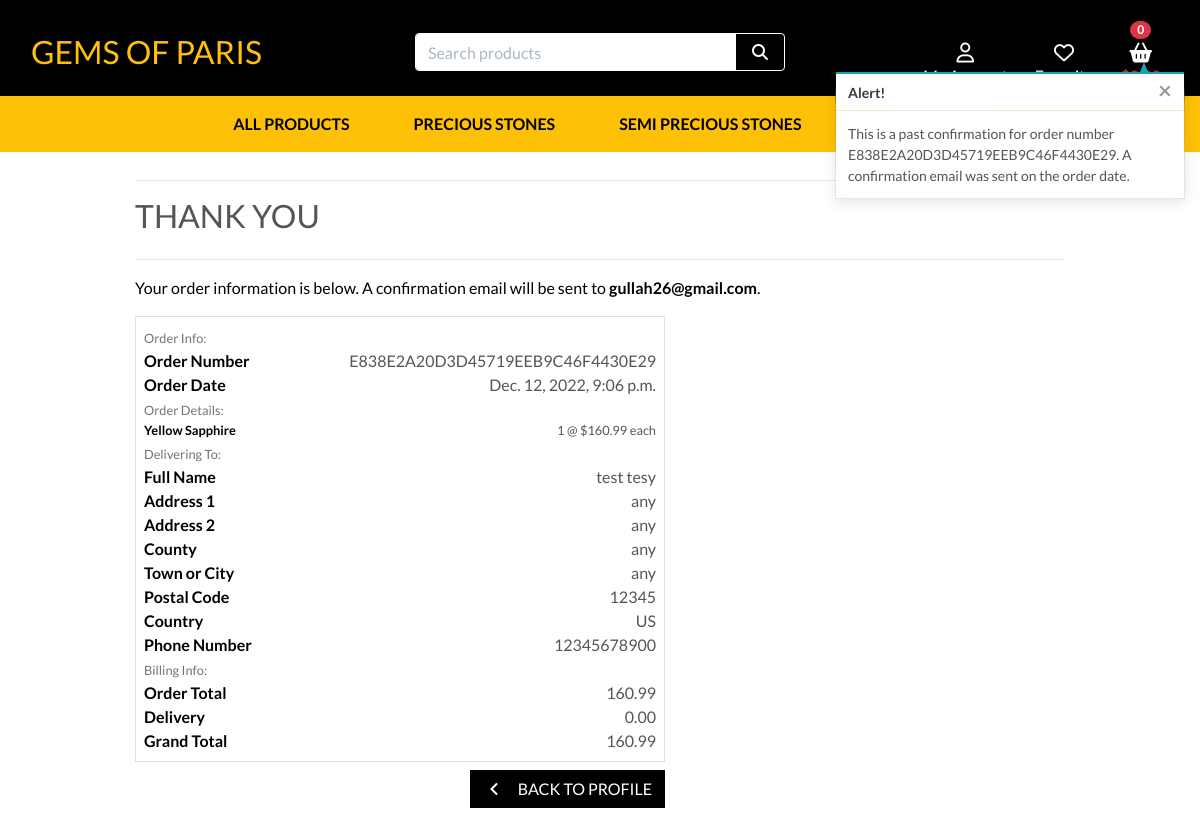
/profile/order_history/E838E2A20D3D45719EEB9C46F4430E29, run on the app's committed database.
### checkout/models.py (models this page shows, shortened)
class Order(models.Model):
    order_number = models.CharField(max_length=32, null=False, editable=False)
    user_profile = models.ForeignKey(UserProfile, on_delete=models.SET_NULL,
                                     null=True, blank=True, related_name='orders')
    full_name = models.CharField(max_length=50, null=False, blank=False)
    email = models.EmailField(max_length=254, null=False, blank=False)
    phone_number = models.CharField(max_length=20, null=False, blank=False)
    country = CountryField(blank_label='Country *', null=False, blank=False)
    postcode = models.CharField(max_length=20, null=True, blank=True)
    town_or_city = models.CharField(max_length=40, null=False, blank=False)
    street_address1 = models.CharField(max_length=80, null=False, blank=False)
    street_address2 = models.CharField(max_length=80, null=True, blank=True)
    county = models.CharField(max_length=80, null=True, blank=True)
    date = models.DateTimeField(auto_now_add=True)
    delivery_cost = models.DecimalField(max_digits=6, decimal_places=2, null=False, default=0)
    order_total = models.DecimalField(max_digits=10, decimal_places=2, null=False, default=0)
    grand_total = models.DecimalField(max_digits=10, decimal_places=2, null=False, default=0)
    original_bag = models.TextField(null=False, blank=False, default='')
    stripe_pid = models.CharField(max_length=254, null=False, blank=False, default='')

class OrderLineItem(models.Model):
    order = models.ForeignKey(Order, null=False, blank=False, on_delete=models.CASCADE, related_name='lineitems')
    product = models.ForeignKey(Product, null=False, blank=False, on_delete=models.CASCADE)
    product_size = models.CharField(max_length=2, null=True, blank=True) # XS, S, M, L, XL
    quantity = models.IntegerField(null=False, blank=False, default=0)
    lineitem_total = models.DecimalField(max_digits=6, decimal_places=2, null=False, blank=False, editable=False)

### products/models.py (models this page shows, shortened)
class Product(models.Model):
    category = models.ForeignKey('Category', null=True, blank=True, on_delete=models.SET_NULL)
    sku = models.CharField(max_length=254, null=True, blank=True)
    name = models.CharField(max_length=254)
    description = models.TextField()
    price = models.DecimalField(max_digits=6, decimal_places=2)
    rating = models.DecimalField(max_digits=6, decimal_places=2, null=True, blank=True)
    image = models.ImageField(null=True, blank=True)

### profiles/views.py (the view)
# urls.py: path('order_history/<order_number>', views.order_history, name='order_history'),
def order_history(request, order_number):
    order = get_object_or_404(Order, order_number=order_number)
    messages.info(request, (
        f'This is a past confirmation for order number {order_number}. '
        'A confirmation email was sent on the order date.'
    ))
    template = 'checkout/checkout_success.html'
    context = {
        'order': order,
        'from_profile': True,
    }
    return render(request, template, context)

### bag/contexts.py (called while the page is built, shortened)
def bag_contents(request):
    bag_items = []
    total = 0
    product_count = 0
    bag = request.session.get('bag', {})
    if total < settings.FREE_DELIVERY_THRESHOLD:
        delivery = total * Decimal(settings.STANDARD_DELIVERY_PERCENTAGE / 100)
        free_delivery_delta = settings.FREE_DELIVERY_THRESHOLD - total
    else:
        delivery = 0
        free_delivery_delta = 0
    grand_total = delivery + total
    context = {
        'bag_items': bag_items,
        'total': total,
        'product_count': product_count,
        'delivery': delivery,
        'free_delivery_delta': free_delivery_delta,
        'free_delivery_threshold': settings.FREE_DELIVERY_THRESHOLD,
        'grand_total': grand_total,
    }
    return context

### checkout/templates/checkout/checkout_success.html (shortened to what this page needs)
{% extends "base.html" %}
{% load static %}
{% block extra_css %}
    <link rel="stylesheet" href="{% static 'checkout/css/checkout.css' %}">
{% endblock %}
{% block page_header %}
    <div class="container header-container">
    </div>
{% endblock %}
{% block content %}
    <div class="overlay"></div>
    <div class="container">
        <div class="row">
            <div class="col">
                <hr>
                <h2 class="logo-font mb-4">Thank You</h2>
                <hr>
                <p class="text-black">Your order information is below. A confirmation email will be sent to <strong>{{ order.email }}</strong>.</p>
            </div>
        </div>
        <div class="row">
            <div class="col-12 col-lg-7">
                <div class="order-confirmation-wrapper p-2 border">
                    <div class="row">
                        <div class="col">
                            <small class="text-muted">Order Info:</small>
                        </div>
                    </div>
                    <div class="row">
                        <div class="col-12 col-md-4">
                            <p class="mb-0 text-black font-weight-bold">Order Number</p>
                        </div>
                        <div class="col-12 col-md-8 text-md-right">
                            <p class="mb-0">{{ order.order_number }}</p>
                        </div>
                    </div>
                    <div class="row">
                        <div class="col-12 col-md-4">
                            <p class="mb-0 text-black font-weight-bold">Order Date</p>
                        </div>
                        <div class="col-12 col-md-8 text-md-right">
                            <p class="mb-0">{{ order.date }}</p>
                        </div>
                    </div>
                    <div class="row">
                        <div class="col">
                            <small class="text-muted">Order Details:</small>
                        </div>
                    </div>
                    {% for item in order.lineitems.all %}
                    <div class="row">
                        <div class="col-12 col-md-4">
                            <p class="small mb-0 text-black font-weight-bold">
                                {{ item.product.name }}{% if item.product_size %} - Size {{ item.product.size|upper }}{% endif %}
                            </p>
                        </div>
                        <div class="col-12 col-md-8 text-md-right">
                            <p class="small mb-0">{{ item.quantity }} @ ${{ item.product.price }} each</p>
                        </div>
                    </div>
                    {% endfor %}
                    <div class="row">
                        <div class="col">
                            <small class="text-muted">Delivering To:</small>
                        </div>
                    </div>
                    <div class="row">
                        <div class="col-12 col-md-4">
                            <p class="mb-0 text-black font-weight-bold">Full Name</p>
                        </div>
                        <div class="col-12 col-md-8 text-md-right">
                            <p class="mb-0">{{ order.full_name }}</p>
                        </div>
                    </div>
                    <div class="row">
                        <div class="col-12 col-md-4">
                            <p class="mb-0 text-black font-weight-bold">Address 1</p>
                        </div>
                        <div class="col-12 col-md-8 text-md-right">
                            <p class="mb-0">{{ order.street_address1 }}</p>
                        </div>
                    </div>
                    {% if order.street_address2 %}
                    <div class="row">
                        <div class="col-12 col-md-4">
                            <p class="mb-0 text-black font-weight-bold">Address 2</p>
                        </div>
                        <div class="col-12 col-md-8 text-md-right">
                            <p class="mb-0">{{ order.street_address1 }}</p>
                        </div>
                    </div>
                    {% endif %}
                    {% if order.county %}
                    <div class="row">
                        <div class="col-12 col-md-4">
                            <p class="mb-0 text-black font-weight-bold">County</p>
                        </div>
                        <div class="col-12 col-md-8 text-md-right">
                            <p class="mb-0">{{ order.county }}</p>
                        </div>
                    </div>
                    {% endif %}
                    <div class="row">
                        <div class="col-12 col-md-4">
                            <p class="mb-0 text-black font-weight-bold">Town or City</p>
                        </div>
                        <div class="col-12 col-md-8 text-md-right">
                            <p class="mb-0">{{ order.town_or_city }}</p>
                        </div>
                    </div>
                    {% if order.postcode %}
                    <div class="row">
                        <div class="col-12 col-md-4">
                            <p class="mb-0 text-black font-weight-bold">Postal Code</p>
                        </div>
                        <div class="col-12 col-md-8 text-md-right">
                            <p class="mb-0">{{ order.postcode }}</p>
                        </div>
                    </div>
                    {% endif %}
                    <div class="row">
                        <div class="col-12 col-md-4">
                            <p class="mb-0 text-black font-weight-bold">Country</p>
                        </div>
                        <div class="col-12 col-md-8 text-md-right">
                            <p class="mb-0">{{ order.country }}</p>
                        </div>
                    </div>
                    <div class="row">
                        <div class="col-12 col-md-4">
                            <p class="mb-0 text-black font-weight-bold">Phone Number</p>
                        </div>
                        <div class="col-12 col-md-8 text-md-right">
                            <p class="mb-0">{{ order.phone_number }}</p>
                        </div>
                    </div>
                    <div class="row">
                        <div class="col">
                            <small class="text-muted">Billing Info:</small>
                        </div>
                    </div>
                    <div class="row">
                        <div class="col-12 col-md-4">
                            <p class="mb-0 text-black font-weight-bold">Order Total</p>
                        </div>
                        <div class="col-12 col-md-8 text-md-right">
                            <p class="mb-0">{{ order.order_total }}</p>
                        </div>
                    </div>
                    <div class="row">
                        <div class="col-12 col-md-4">
                            <p class="mb-0 text-black font-weight-bold">Delivery</p>
                        </div>
                        <div class="col-12 col-md-8 text-md-right">
                            <p class="mb-0">{{ order.delivery_cost }}</p>
                        </div>
                    </div>
                    <div class="row">
                        <div class="col-12 col-md-4">
                            <p class="mb-0 text-black font-weight-bold">Grand Total</p>
                        </div>
                        <div class="col-12 col-md-8 text-md-right">
                            <p class="mb-0">{{ order.grand_total }}</p>
                        </div>
                    </div>
                </div>
            </div>
        </div>
        <div class="row">
			<div class="col-12 col-lg-7 text-right">
                {% if from_profile %}
                    <a href="{% url 'profile' %}" class="btn btn-black rounded-0 my-2">
                        <span class="icon mr-2">
                            <i class="fas fa-angle-left"></i>
                        </span>
                        <span class="text-uppercase">Back to Profile</span>
                    </a>
                {% endif %}
			</div>
		</div>
    </div>
{% endblock %}

### static/css/base.css (style rules this page uses)
html { height: 100%; }
.icon { align-items: center; display: inline-flex; justify-content: center; height: 1.5rem; width: 1.5rem; }
.logo-font { text-transform: uppercase; }
.btn-black { background: black; color: white; }
.text-black { color: #000 !important; }
.overlay { height: 100%; width: 100%; top: 0; left: 0; position: fixed; background: white; z-index: -1; }
@media (min-width: 1200px) { .container { max-width: 80%; } }
@media (min-width: 992px) { .header-container { padding-top: 164px; } }

### data on the page
Order: email "gullah26@gmail.com", order_number "E838E2A20D3D45719EEB9C46F4430E29", date "Dec. 12, 2022, 9:06 p.m.", full_name "test tesy", street_address1 "any", county "any", town_or_city "any", postcode "12345", country "US", phone_number "12345678900", order_total "160.99", delivery_cost "0.00", grand_total "160.99"
OrderLineItem: product.name "Yellow Sapphire", quantity "1", product.price "160.99"

### other printed values
{{ product_count }} "0"
{{ message }} "This is a past confirmation for order number E838E2A20D3D45719EEB9C46F4430E29. A confirmation email was sent on the order date."
